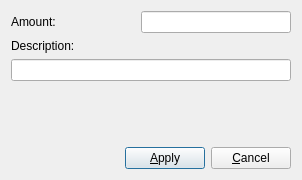
<?xml version="1.0" encoding="UTF-8"?>
<ui version="4.0">
 <class>AddSubDialog</class>
 <widget class="QDialog" name="AddSubDialog">
  <property name="geometry">
   <rect>
    <x>0</x>
    <y>0</y>
    <width>302</width>
    <height>180</height>
   </rect>
  </property>
  <property name="windowTitle">
   <string>Dialog</string>
  </property>
  <layout class="QVBoxLayout" name="verticalLayout">
   <item>
    <layout class="QHBoxLayout" name="horizontalLayout">
     <property name="bottomMargin">
      <number>0</number>
     </property>
     <item>
      <widget class="QLabel" name="label_amount">
       <property name="text">
        <string>Amount:</string>
       </property>
      </widget>
     </item>
     <item>
      <widget class="QLineEdit" name="lineEdit_amount">
       <property name="minimumSize">
        <size>
         <width>150</width>
         <height>0</height>
        </size>
       </property>
       <property name="maximumSize">
        <size>
         <width>150</width>
         <height>16777215</height>
        </size>
       </property>
       <property name="inputMethodHints">
        <set>Qt::InputMethodHint::ImhPreferNumbers</set>
       </property>
       <property name="text">
        <string/>
       </property>
      </widget>
     </item>
    </layout>
   </item>
   <item>
    <widget class="QLabel" name="label">
     <property name="text">
      <string>Description:</string>
     </property>
    </widget>
   </item>
   <item>
    <layout class="QVBoxLayout" name="verticalLayout_2">
     <property name="bottomMargin">
      <number>0</number>
     </property>
     <item>
      <widget class="QLineEdit" name="lineEdit_description"/>
     </item>
    </layout>
   </item>
   <item>
    <spacer name="verticalSpacer">
     <property name="orientation">
      <enum>Qt::Orientation::Vertical</enum>
     </property>
     <property name="sizeType">
      <enum>QSizePolicy::Policy::MinimumExpanding</enum>
     </property>
     <property name="sizeHint" stdset="0">
      <size>
       <width>0</width>
       <height>40</height>
      </size>
     </property>
    </spacer>
   </item>
   <item>
    <layout class="QHBoxLayout" name="horizontalLayout_2">
     <property name="bottomMargin">
      <number>0</number>
     </property>
     <item>
      <spacer name="horizontalSpacer_3">
       <property name="orientation">
        <enum>Qt::Orientation::Horizontal</enum>
       </property>
       <property name="sizeHint" stdset="0">
        <size>
         <width>40</width>
         <height>20</height>
        </size>
       </property>
      </spacer>
     </item>
     <item>
      <widget class="QPushButton" name="pushButton_apply">
       <property name="text">
        <string>&amp;Apply</string>
       </property>
      </widget>
     </item>
     <item>
      <widget class="QPushButton" name="pushButton_cancel">
       <property name="text">
        <string>&amp;Cancel</string>
       </property>
      </widget>
     </item>
    </layout>
   </item>
  </layout>
 </widget>
 <resources/>
 <connections/>
</ui>
